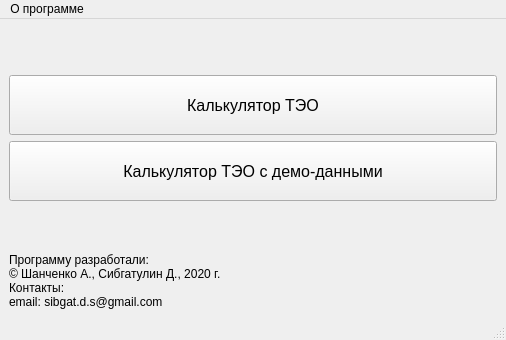
<?xml version="1.0" encoding="UTF-8"?>
<ui version="4.0">
 <class>MainWindow</class>
 <widget class="QMainWindow" name="MainWindow">
  <property name="geometry">
   <rect>
    <x>0</x>
    <y>0</y>
    <width>506</width>
    <height>340</height>
   </rect>
  </property>
  <property name="windowTitle">
   <string>TЭО welcome</string>
  </property>
  <widget class="QWidget" name="centralwidget">
   <layout class="QVBoxLayout" name="verticalLayout">
    <item>
     <spacer name="verticalSpacer">
      <property name="orientation">
       <enum>Qt::Vertical</enum>
      </property>
      <property name="sizeHint" stdset="0">
       <size>
        <width>20</width>
        <height>40</height>
       </size>
      </property>
     </spacer>
    </item>
    <item>
     <layout class="QHBoxLayout" name="horizontalLayout">
      <item>
       <widget class="QPushButton" name="pushButton">
        <property name="minimumSize">
         <size>
          <width>0</width>
          <height>60</height>
         </size>
        </property>
        <property name="font">
         <font>
          <pointsize>12</pointsize>
         </font>
        </property>
        <property name="text">
         <string>Калькулятор ТЭO</string>
        </property>
       </widget>
      </item>
     </layout>
    </item>
    <item>
     <widget class="QPushButton" name="pushButton_3">
      <property name="minimumSize">
       <size>
        <width>0</width>
        <height>60</height>
       </size>
      </property>
      <property name="font">
       <font>
        <pointsize>12</pointsize>
       </font>
      </property>
      <property name="text">
       <string>Калькулятор ТЭO с демо-данными</string>
      </property>
     </widget>
    </item>
    <item>
     <spacer name="verticalSpacer_2">
      <property name="orientation">
       <enum>Qt::Vertical</enum>
      </property>
      <property name="sizeHint" stdset="0">
       <size>
        <width>20</width>
        <height>40</height>
       </size>
      </property>
     </spacer>
    </item>
    <item>
     <widget class="QLabel" name="label">
      <property name="text">
       <string>Программу разработали: 
© Шанченко А., Сибгатулин Д., 2020 г.
Контакты:
email: sibgat.d.s@gmail.com</string>
      </property>
     </widget>
    </item>
   </layout>
  </widget>
  <widget class="QStatusBar" name="statusbar"/>
  <widget class="QMenuBar" name="menuBar">
   <property name="geometry">
    <rect>
     <x>0</x>
     <y>0</y>
     <width>506</width>
     <height>21</height>
    </rect>
   </property>
   <widget class="QMenu" name="menu">
    <property name="title">
     <string>О программе</string>
    </property>
    <addaction name="action_3"/>
    <addaction name="action"/>
    <addaction name="action_4"/>
   </widget>
   <addaction name="menu"/>
  </widget>
  <action name="action_2">
   <property name="text">
    <string>Справка</string>
   </property>
  </action>
  <action name="action_3">
   <property name="checkable">
    <bool>true</bool>
   </property>
   <property name="text">
    <string>Разработчики</string>
   </property>
  </action>
  <action name="action_4">
   <property name="text">
    <string>Лицензия</string>
   </property>
  </action>
  <action name="action">
   <property name="text">
    <string>Справка</string>
   </property>
  </action>
 </widget>
 <resources/>
 <connections/>
</ui>
